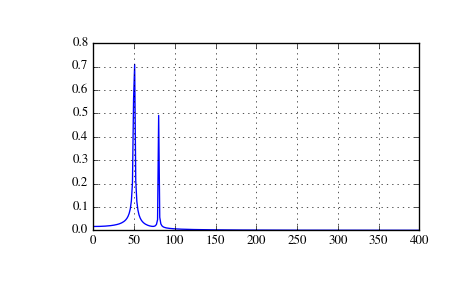

Write Python code to recreate this figure.
from scipy.fftpack import fft
# Number of samplepoints
N = 600
# sample spacing
T = 1.0 / 800.0
x = np.linspace(0.0, N*T, N)
y = np.sin(50.0 * 2.0*np.pi*x) + 0.5*np.sin(80.0 * 2.0*np.pi*x)
yf = fft(y)
xf = np.linspace(0.0, 1.0/(2.0*T), N/2)
import matplotlib.pyplot as plt
plt.plot(xf, 2.0/N * np.abs(yf[0:N/2]))
plt.grid()
plt.show()
